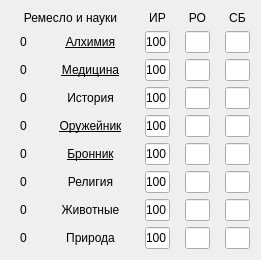
   <widget class="QWidget" name="verticalLayoutWidget_9">
    <property name="geometry">
     <rect>
      <x>540</x>
      <y>300</y>
      <width>261</width>
      <height>241</height>
     </rect>
    </property>
    <layout class="QVBoxLayout" name="verticalLayout_9">
     <item>
      <layout class="QHBoxLayout" name="horizontalLayout_61">
       <property name="spacing">
        <number>15</number>
       </property>
       <item>
        <widget class="QLabel" name="label_119">
         <property name="text">
          <string>Ремесло и науки</string>
         </property>
         <property name="alignment">
          <set>Qt::AlignCenter</set>
         </property>
        </widget>
       </item>
       <item>
        <widget class="QLabel" name="label_120">
         <property name="maximumSize">
          <size>
           <width>25</width>
           <height>16777215</height>
          </size>
         </property>
         <property name="text">
          <string>ИР</string>
         </property>
         <property name="alignment">
          <set>Qt::AlignCenter</set>
         </property>
        </widget>
       </item>
       <item>
        <widget class="QLabel" name="label_121">
         <property name="maximumSize">
          <size>
           <width>25</width>
           <height>16777215</height>
          </size>
         </property>
         <property name="text">
          <string>РО</string>
         </property>
         <property name="alignment">
          <set>Qt::AlignCenter</set>
         </property>
        </widget>
       </item>
       <item>
        <widget class="QLabel" name="label_122">
         <property name="maximumSize">
          <size>
           <width>25</width>
           <height>16777215</height>
          </size>
         </property>
         <property name="text">
          <string>СБ</string>
         </property>
         <property name="alignment">
          <set>Qt::AlignCenter</set>
         </property>
        </widget>
       </item>
      </layout>
     </item>
     <item>
      <layout class="QHBoxLayout" name="horizontalLayout_62">
       <property name="spacing">
        <number>15</number>
       </property>
       <property name="leftMargin">
        <number>0</number>
       </property>
       <property name="rightMargin">
        <number>0</number>
       </property>
       <item>
        <widget class="QLabel" name="label_123">
         <property name="maximumSize">
          <size>
           <width>25</width>
           <height>16777215</height>
          </size>
         </property>
         <property name="text">
          <string>0</string>
         </property>
         <property name="alignment">
          <set>Qt::AlignCenter</set>
         </property>
        </widget>
       </item>
       <item>
        <widget class="QLabel" name="label_124">
         <property name="font">
          <font>
           <underline>true</underline>
          </font>
         </property>
         <property name="text">
          <string>Алхимия</string>
         </property>
         <property name="alignment">
          <set>Qt::AlignCenter</set>
         </property>
        </widget>
       </item>
       <item>
        <widget class="QLineEdit" name="lineEdit_106">
         <property name="maximumSize">
          <size>
           <width>25</width>
           <height>16777215</height>
          </size>
         </property>
         <property name="text">
          <string>100</string>
         </property>
         <property name="alignment">
          <set>Qt::AlignCenter</set>
         </property>
        </widget>
       </item>
       <item>
        <widget class="QLineEdit" name="lineEdit_107">
         <property name="maximumSize">
          <size>
           <width>25</width>
           <height>16777215</height>
          </size>
         </property>
         <property name="alignment">
          <set>Qt::AlignCenter</set>
         </property>
        </widget>
       </item>
       <item>
        <widget class="QLineEdit" name="lineEdit_108">
         <property name="maximumSize">
          <size>
           <width>25</width>
           <height>16777215</height>
          </size>
         </property>
         <property name="alignment">
          <set>Qt::AlignCenter</set>
         </property>
        </widget>
       </item>
      </layout>
     </item>
     <item>
      <layout class="QHBoxLayout" name="horizontalLayout_63">
       <property name="spacing">
        <number>15</number>
       </property>
       <property name="leftMargin">
        <number>0</number>
       </property>
       <property name="rightMargin">
        <number>0</number>
       </property>
       <item>
        <widget class="QLabel" name="label_125">
         <property name="maximumSize">
          <size>
           <width>25</width>
           <height>16777215</height>
          </size>
         </property>
         <property name="text">
          <string>0</string>
         </property>
         <property name="alignment">
          <set>Qt::AlignCenter</set>
         </property>
        </widget>
       </item>
       <item>
        <widget class="QLabel" name="label_126">
         <property name="font">
          <font>
           <underline>true</underline>
          </font>
         </property>
         <property name="text">
          <string>Медицина</string>
         </property>
         <property name="alignment">
          <set>Qt::AlignCenter</set>
         </property>
        </widget>
       </item>
       <item>
        <widget class="QLineEdit" name="lineEdit_109">
         <property name="maximumSize">
          <size>
           <width>25</width>
           <height>16777215</height>
          </size>
         </property>
         <property name="text">
          <string>100</string>
         </property>
         <property name="alignment">
          <set>Qt::AlignCenter</set>
         </property>
        </widget>
       </item>
       <item>
        <widget class="QLineEdit" name="lineEdit_110">
         <property name="maximumSize">
          <size>
           <width>25</width>
           <height>16777215</height>
          </size>
         </property>
         <property name="alignment">
          <set>Qt::AlignCenter</set>
         </property>
        </widget>
       </item>
       <item>
        <widget class="QLineEdit" name="lineEdit_111">
         <property name="maximumSize">
          <size>
           <width>25</width>
           <height>16777215</height>
          </size>
         </property>
         <property name="alignment">
          <set>Qt::AlignCenter</set>
         </property>
        </widget>
       </item>
      </layout>
     </item>
     <item>
      <layout class="QHBoxLayout" name="horizontalLayout_64">
       <property name="spacing">
        <number>15</number>
       </property>
       <property name="leftMargin">
        <number>0</number>
       </property>
       <property name="rightMargin">
        <number>0</number>
       </property>
       <item>
        <widget class="QLabel" name="label_127">
         <property name="maximumSize">
          <size>
           <width>25</width>
           <height>16777215</height>
          </size>
         </property>
         <property name="text">
          <string>0</string>
         </property>
         <property name="alignment">
          <set>Qt::AlignCenter</set>
         </property>
        </widget>
       </item>
       <item>
        <widget class="QLabel" name="label_128">
         <property name="text">
          <string>История</string>
         </property>
         <property name="alignment">
          <set>Qt::AlignCenter</set>
         </property>
        </widget>
       </item>
       <item>
        <widget class="QLineEdit" name="lineEdit_112">
         <property name="maximumSize">
          <size>
           <width>25</width>
           <height>16777215</height>
          </size>
         </property>
         <property name="text">
          <string>100</string>
         </property>
         <property name="alignment">
          <set>Qt::AlignCenter</set>
         </property>
        </widget>
       </item>
       <item>
        <widget class="QLineEdit" name="lineEdit_113">
         <property name="maximumSize">
          <size>
           <width>25</width>
           <height>16777215</height>
          </size>
         </property>
         <property name="alignment">
          <set>Qt::AlignCenter</set>
         </property>
        </widget>
       </item>
       <item>
        <widget class="QLineEdit" name="lineEdit_114">
         <property name="maximumSize">
          <size>
           <width>25</width>
           <height>16777215</height>
          </size>
         </property>
         <property name="alignment">
          <set>Qt::AlignCenter</set>
         </property>
        </widget>
       </item>
      </layout>
     </item>
     <item>
      <layout class="QHBoxLayout" name="horizontalLayout_65">
       <property name="spacing">
        <number>15</number>
       </property>
       <property name="leftMargin">
        <number>0</number>
       </property>
       <property name="rightMargin">
        <number>0</number>
       </property>
       <item>
        <widget class="QLabel" name="label_129">
         <property name="maximumSize">
          <size>
           <width>25</width>
           <height>16777215</height>
          </size>
         </property>
         <property name="text">
          <string>0</string>
         </property>
         <property name="alignment">
          <set>Qt::AlignCenter</set>
         </property>
        </widget>
       </item>
       <item>
        <widget class="QLabel" name="label_130">
         <property name="font">
          <font>
           <underline>true</underline>
          </font>
         </property>
         <property name="text">
          <string>Оружейник</string>
         </property>
         <property name="alignment">
          <set>Qt::AlignCenter</set>
         </property>
        </widget>
       </item>
       <item>
        <widget class="QLineEdit" name="lineEdit_115">
         <property name="maximumSize">
          <size>
           <width>25</width>
           <height>16777215</height>
          </size>
         </property>
         <property name="text">
          <string>100</string>
         </property>
         <property name="alignment">
          <set>Qt::AlignCenter</set>
         </property>
        </widget>
       </item>
       <item>
        <widget class="QLineEdit" name="lineEdit_116">
         <property name="maximumSize">
          <size>
           <width>25</width>
           <height>16777215</height>
          </size>
         </property>
         <property name="alignment">
          <set>Qt::AlignCenter</set>
         </property>
        </widget>
       </item>
       <item>
        <widget class="QLineEdit" name="lineEdit_117">
         <property name="maximumSize">
          <size>
           <width>25</width>
           <height>16777215</height>
          </size>
         </property>
         <property name="alignment">
          <set>Qt::AlignCenter</set>
         </property>
        </widget>
       </item>
      </layout>
     </item>
     <item>
      <layout class="QHBoxLayout" name="horizontalLayout_66">
       <property name="spacing">
        <number>15</number>
       </property>
       <property name="leftMargin">
        <number>0</number>
       </property>
       <property name="rightMargin">
        <number>0</number>
       </property>
       <item>
        <widget class="QLabel" name="label_131">
         <property name="maximumSize">
          <size>
           <width>25</width>
           <height>16777215</height>
          </size>
         </property>
         <property name="text">
          <string>0</string>
         </property>
         <property name="alignment">
          <set>Qt::AlignCenter</set>
         </property>
        </widget>
       </item>
       <item>
        <widget class="QLabel" name="label_132">
         <property name="font">
          <font>
           <underline>true</underline>
          </font>
         </property>
         <property name="text">
          <string>Бронник</string>
         </property>
         <property name="alignment">
          <set>Qt::AlignCenter</set>
         </property>
        </widget>
       </item>
       <item>
        <widget class="QLineEdit" name="lineEdit_118">
         <property name="maximumSize">
          <size>
           <width>25</width>
           <height>16777215</height>
          </size>
         </property>
         <property name="text">
          <string>100</string>
         </property>
         <property name="alignment">
          <set>Qt::AlignCenter</set>
         </property>
        </widget>
       </item>
       <item>
        <widget class="QLineEdit" name="lineEdit_119">
         <property name="maximumSize">
          <size>
           <width>25</width>
           <height>16777215</height>
          </size>
         </property>
         <property name="alignment">
          <set>Qt::AlignCenter</set>
         </property>
        </widget>
       </item>
       <item>
        <widget class="QLineEdit" name="lineEdit_120">
         <property name="maximumSize">
          <size>
           <width>25</width>
           <height>16777215</height>
          </size>
         </property>
         <property name="alignment">
          <set>Qt::AlignCenter</set>
         </property>
        </widget>
       </item>
      </layout>
     </item>
     <item>
      <layout class="QHBoxLayout" name="horizontalLayout_67">
       <property name="spacing">
        <number>15</number>
       </property>
       <property name="leftMargin">
        <number>0</number>
       </property>
       <property name="rightMargin">
        <number>0</number>
       </property>
       <item>
        <widget class="QLabel" name="label_133">
         <property name="maximumSize">
          <size>
           <width>25</width>
           <height>16777215</height>
          </size>
         </property>
         <property name="text">
          <string>0</string>
         </property>
         <property name="alignment">
          <set>Qt::AlignCenter</set>
         </property>
        </widget>
       </item>
       <item>
        <widget class="QLabel" name="label_134">
         <property name="text">
          <string>Религия</string>
         </property>
         <property name="alignment">
          <set>Qt::AlignCenter</set>
         </property>
        </widget>
       </item>
       <item>
        <widget class="QLineEdit" name="lineEdit_121">
         <property name="maximumSize">
          <size>
           <width>25</width>
           <height>16777215</height>
          </size>
         </property>
         <property name="text">
          <string>100</string>
         </property>
         <property name="alignment">
          <set>Qt::AlignCenter</set>
         </property>
        </widget>
       </item>
       <item>
        <widget class="QLineEdit" name="lineEdit_122">
         <property name="maximumSize">
          <size>
           <width>25</width>
           <height>16777215</height>
          </size>
         </property>
         <property name="alignment">
          <set>Qt::AlignCenter</set>
         </property>
        </widget>
       </item>
       <item>
        <widget class="QLineEdit" name="lineEdit_123">
         <property name="maximumSize">
          <size>
           <width>25</width>
           <height>16777215</height>
          </size>
         </property>
         <property name="alignment">
          <set>Qt::AlignCenter</set>
         </property>
        </widget>
       </item>
      </layout>
     </item>
     <item>
      <layout class="QHBoxLayout" name="horizontalLayout_68">
       <property name="spacing">
        <number>15</number>
       </property>
       <property name="leftMargin">
        <number>0</number>
       </property>
       <property name="rightMargin">
        <number>0</number>
       </property>
       <item>
        <widget class="QLabel" name="label_135">
         <property name="maximumSize">
          <size>
           <width>25</width>
           <height>16777215</height>
          </size>
         </property>
         <property name="text">
          <string>0</string>
         </property>
         <property name="alignment">
          <set>Qt::AlignCenter</set>
         </property>
        </widget>
       </item>
       <item>
        <widget class="QLabel" name="label_136">
         <property name="text">
          <string>Животные</string>
         </property>
         <property name="alignment">
          <set>Qt::AlignCenter</set>
         </property>
        </widget>
       </item>
       <item>
        <widget class="QLineEdit" name="lineEdit_124">
         <property name="maximumSize">
          <size>
           <width>25</width>
           <height>16777215</height>
          </size>
         </property>
         <property name="text">
          <string>100</string>
         </property>
         <property name="alignment">
          <set>Qt::AlignCenter</set>
         </property>
        </widget>
       </item>
       <item>
        <widget class="QLineEdit" name="lineEdit_125">
         <property name="maximumSize">
          <size>
           <width>25</width>
           <height>16777215</height>
          </size>
         </property>
         <property name="alignment">
          <set>Qt::AlignCenter</set>
         </property>
        </widget>
       </item>
       <item>
        <widget class="QLineEdit" name="lineEdit_126">
         <property name="maximumSize">
          <size>
           <width>25</width>
           <height>16777215</height>
          </size>
         </property>
         <property name="alignment">
          <set>Qt::AlignCenter</set>
         </property>
        </widget>
       </item>
      </layout>
     </item>
     <item>
      <layout class="QHBoxLayout" name="horizontalLayout_69">
       <property name="spacing">
        <number>15</number>
       </property>
       <property name="leftMargin">
        <number>0</number>
       </property>
       <property name="rightMargin">
        <number>0</number>
       </property>
       <item>
        <widget class="QLabel" name="label_137">
         <property name="maximumSize">
          <size>
           <width>25</width>
           <height>16777215</height>
          </size>
         </property>
         <property name="text">
          <string>0</string>
         </property>
         <property name="alignment">
          <set>Qt::AlignCenter</set>
         </property>
        </widget>
       </item>
       <item>
        <widget class="QLabel" name="label_138">
         <property name="text">
          <string>Природа</string>
         </property>
         <property name="alignment">
          <set>Qt::AlignCenter</set>
         </property>
        </widget>
       </item>
       <item>
        <widget class="QLineEdit" name="lineEdit_127">
         <property name="maximumSize">
          <size>
           <width>25</width>
           <height>16777215</height>
          </size>
         </property>
         <property name="text">
          <string>100</string>
         </property>
         <property name="alignment">
          <set>Qt::AlignCenter</set>
         </property>
        </widget>
       </item>
       <item>
        <widget class="QLineEdit" name="lineEdit_128">
         <property name="maximumSize">
          <size>
           <width>25</width>
           <height>16777215</height>
          </size>
         </property>
         <property name="alignment">
          <set>Qt::AlignCenter</set>
         </property>
        </widget>
       </item>
       <item>
        <widget class="QLineEdit" name="lineEdit_129">
         <property name="maximumSize">
          <size>
           <width>25</width>
           <height>16777215</height>
          </size>
         </property>
         <property name="alignment">
          <set>Qt::AlignCenter</set>
         </property>
        </widget>
       </item>
      </layout>
     </item>
    </layout>
   </widget>
